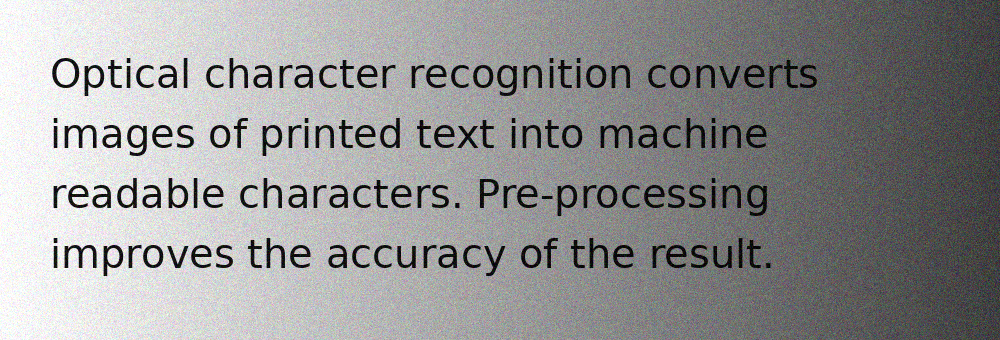
#> input picture AI Vision/assets/samples/document_noisy_shadow.png, 1000 x 340 px; its folder holds only this picture in this run
$ python -i preprocessing.py   (imports and definitions only)
#> lines starting #> are read from the running program, lines starting #| are printed output that depends on the picture; after the words box and inside, x2 and y2 are one past the last pixel; in counts of white or black regions, pixels touching at a corner belong together
"""Image preprocessing for OCR.

Stage order (matches the Project 4 brief):
    size normalisation -> grayscale -> [polarity fix] -> Gaussian blur
    -> deskew -> thresholding

Each stage is a small pure function so it can be tested and reused alone.
"""

from __future__ import annotations

from dataclasses import dataclass

import cv2
import numpy as np

from src import config
from src.exceptions import PreprocessingError


@dataclass(frozen=True)
class PreprocessSettings:
    """User-adjustable preprocessing options."""

    upscale: bool = True
    blur_kernel: int = config.DEFAULT_BLUR_KERNEL
    deskew: bool = True
    threshold_method: str = config.DEFAULT_THRESHOLD_METHOD
    block_size: int | None = config.DEFAULT_ADAPTIVE_BLOCK_SIZE
    c: int = config.DEFAULT_ADAPTIVE_C
    auto_invert: bool = True

    def __post_init__(self) -> None:
        if self.threshold_method not in config.THRESHOLD_METHODS:
            raise PreprocessingError(f"Unknown threshold method: {self.threshold_method}")
        if self.blur_kernel < 0 or (self.blur_kernel > 1 and self.blur_kernel % 2 == 0):
            raise PreprocessingError("The blur kernel size must be 0, 1 or an odd number.")
        if self.block_size is not None and (self.block_size < 3 or self.block_size % 2 == 0):
            raise PreprocessingError("The threshold block size must be an odd number of 3 or more.")


@dataclass
class ThresholdResult:
    binary: np.ndarray
    method: str
    block_size: int | None  # None for Otsu
    c: int | None  # None for Otsu
    otsu_cutoff: float | None  # only set for Otsu


@dataclass
class PreprocessResult:
    """Every intermediate image plus the parameters that produced it."""

    original: np.ndarray  # after size normalisation, still colour
    grayscale: np.ndarray
    blurred: np.ndarray
    binary: np.ndarray  # final image sent to OCR (deskewed if applicable)
    scale_factor: float
    inverted: bool
    blur_kernel: int
    skew_angle: float  # correction applied, degrees (0.0 = none)
    threshold: ThresholdResult


# --------------------------------------------------------------------------
# Individual stages
# --------------------------------------------------------------------------
def normalise_size(image: np.ndarray, upscale: bool = True) -> tuple[np.ndarray, float]:
    """Shrink very large images and enlarge small ones. Returns (image, scale)."""
    height, width = image.shape[:2]
    longest = max(height, width)

    if longest > config.MAX_PROCESS_PX:
        scale, interpolation = config.MAX_PROCESS_PX / longest, cv2.INTER_AREA
    elif upscale and longest < config.UPSCALE_BELOW_PX:
        scale, interpolation = config.UPSCALE_FACTOR, cv2.INTER_CUBIC
    else:
        return image, 1.0

    size = (max(1, round(width * scale)), max(1, round(height * scale)))
    return cv2.resize(image, size, interpolation=interpolation), scale


def to_grayscale(image: np.ndarray) -> np.ndarray:
    """Convert a BGR image to single-channel grayscale (already-gray input is copied)."""
    if image.ndim == 2:
        return image.copy()
    return cv2.cvtColor(image, cv2.COLOR_BGR2GRAY)


def needs_inversion(gray: np.ndarray) -> bool:
    """True when the background is dark (light text on dark), so polarity must flip.

    Adaptive thresholding assumes dark text on a light background; Tesseract
    also performs best that way.
    """
    return bool(np.median(gray) < 127)


def apply_gaussian_blur(gray: np.ndarray, kernel: int = config.DEFAULT_BLUR_KERNEL) -> np.ndarray:
    """Gaussian blur for noise reduction. kernel 0 or 1 disables it."""
    if kernel <= 1:
        return gray.copy()
    return cv2.GaussianBlur(gray, (kernel, kernel), 0)


def _rotate(
    image: np.ndarray, angle: float, expand: bool, border_value: int = 0
) -> np.ndarray:
    """Rotate counter-clockwise by `angle` degrees about the centre.

    With expand=True the canvas grows so no corner is cropped.
    """
    height, width = image.shape[:2]
    centre = (width / 2.0, height / 2.0)
    matrix = cv2.getRotationMatrix2D(centre, angle, 1.0)
    new_w, new_h = width, height
    if expand:
        cos, sin = abs(matrix[0, 0]), abs(matrix[0, 1])
        new_w = int(round(height * sin + width * cos))
        new_h = int(round(height * cos + width * sin))
        matrix[0, 2] += new_w / 2.0 - centre[0]
        matrix[1, 2] += new_h / 2.0 - centre[1]
    return cv2.warpAffine(
        image, matrix, (new_w, new_h),
        flags=cv2.INTER_CUBIC if expand else cv2.INTER_NEAREST,
        borderMode=cv2.BORDER_CONSTANT, borderValue=border_value,
    )


def estimate_skew_angle(gray: np.ndarray) -> float:
    """Estimate the rotation (degrees, counter-clockwise) that straightens the text.

    Projection-profile method: text lines are straight when the row-wise sum of
    text pixels has maximum variance (sharp peaks at lines, valleys between).
    Returns 0.0 when the image is already straight, has no text-like content,
    or no angle clearly improves on the original.
    """
    height, width = gray.shape[:2]
    longest = max(height, width)
    small = gray
    if longest > 600:
        factor = 600 / longest
        small = cv2.resize(gray, (round(width * factor), round(height * factor)),
                           interpolation=cv2.INTER_AREA)

    # A LOCAL threshold isolates text even under uneven lighting. A global
    # (Otsu) mask would treat a shadowed half of the page as "text" and
    # produce a false skew angle.
    text_mask = cv2.adaptiveThreshold(
        small, 255, cv2.ADAPTIVE_THRESH_GAUSSIAN_C, cv2.THRESH_BINARY_INV, 25, 10
    )
    if np.count_nonzero(text_mask) < 50:
        return 0.0

    def score(angle: float) -> float:
        rotated = _rotate(text_mask, angle, expand=False)
        return float(np.var(rotated.sum(axis=1, dtype=np.float64)))

    limit = config.DESKEW_MAX_ANGLE_DEG
    coarse = np.arange(-limit, limit + 0.01, 1.0)
    best = float(max(coarse, key=score))
    fine = np.clip(np.arange(best - 1.0, best + 1.01, 0.1), -limit, limit)
    best = float(max(fine, key=score))

    # Require a clear gain over "no rotation" so straight images stay untouched.
    if abs(best) < config.DESKEW_MIN_ANGLE_DEG or score(best) < score(0.0) * 1.03:
        return 0.0
    return round(best, 1)


def deskew(gray: np.ndarray, angle: float) -> np.ndarray:
    """Rotate by `angle` degrees, padding with the background tone (median)."""
    if angle == 0.0:
        return gray
    return _rotate(gray, angle, expand=True, border_value=int(np.median(gray)))


def auto_block_size(shape: tuple[int, ...]) -> int:
    """Pick an odd neighbourhood size proportional to the image (about 3% of the
    longest side, clamped to 15-101). A block much smaller than the stroke width
    would hollow out thick letters; a huge one would stop adapting to shadows."""
    longest = max(shape[:2])
    block = int(round(longest * 0.03))
    block = max(15, min(101, block))
    return block if block % 2 == 1 else block + 1


def apply_threshold(
    gray: np.ndarray,
    method: str = config.DEFAULT_THRESHOLD_METHOD,
    block_size: int | None = None,
    c: int = config.DEFAULT_ADAPTIVE_C,
) -> ThresholdResult:
    """Convert grayscale to pure black text on white background."""
    if method == "otsu":
        cutoff, binary = cv2.threshold(gray, 0, 255, cv2.THRESH_BINARY + cv2.THRESH_OTSU)
        return ThresholdResult(binary, method, None, None, float(cutoff))

    if method not in ("adaptive_gaussian", "adaptive_mean"):
        raise PreprocessingError(f"Unknown threshold method: {method}")

    block = block_size or auto_block_size(gray.shape)
    adaptive = (cv2.ADAPTIVE_THRESH_GAUSSIAN_C if method == "adaptive_gaussian"
                else cv2.ADAPTIVE_THRESH_MEAN_C)
    binary = cv2.adaptiveThreshold(gray, 255, adaptive, cv2.THRESH_BINARY, block, c)
    return ThresholdResult(binary, method, block, c, None)


# --------------------------------------------------------------------------
# Full preprocessing run
# --------------------------------------------------------------------------
def preprocess(image: np.ndarray, settings: PreprocessSettings | None = None) -> PreprocessResult:
    """Run every preprocessing stage and return all intermediate images."""
    settings = settings or PreprocessSettings()
    try:
        sized, scale = normalise_size(image, settings.upscale)
        gray = to_grayscale(sized)

        inverted = settings.auto_invert and needs_inversion(gray)
        working = cv2.bitwise_not(gray) if inverted else gray

        blurred = apply_gaussian_blur(working, settings.blur_kernel)

        angle = estimate_skew_angle(blurred) if settings.deskew else 0.0
        straightened = deskew(blurred, angle)

        threshold = apply_threshold(
            straightened, settings.threshold_method, settings.block_size, settings.c
        )
    except PreprocessingError:
        raise
    except cv2.error as exc:
        raise PreprocessingError("Image preprocessing failed inside OpenCV.") from exc

    return PreprocessResult(
        original=sized,
        grayscale=working,
        blurred=blurred,
        binary=threshold.binary,
        scale_factor=scale,
        inverted=inverted,
        blur_kernel=settings.blur_kernel,
        skew_angle=angle,
        threshold=threshold,
    )

>>> import cv2
>>> picture = cv2.imread('../assets/samples/document_noisy_shadow.png')
#> picture is the input picture: shape (340, 1000, 3); mean B, G, R 147.4, 147.4, 147.4
>>> result = preprocess(picture)
#> in preprocess, `sized, scale = normalise_size(image, settings.upscale)`: scale = 1
#> in preprocess, `inverted = settings.auto_invert and needs_inversion(gray)`: inverted = False
#> in estimate_skew_angle, `small = cv2.resize(gray, (round(width * factor), round(height * factor..`:
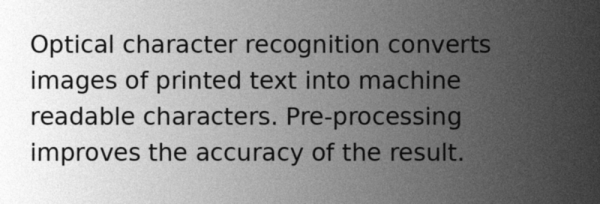
#> small: shape (204, 600); min 9, max 253, mean 147.4
#> in estimate_skew_angle, `text_mask = cv2.adaptiveThreshold( small, 255, cv2.ADAPTIVE_THRESH_GAU..`:
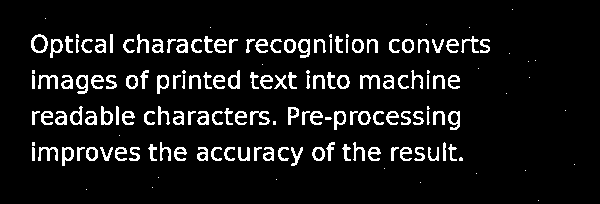
#> text_mask: shape (204, 600); 8.5% white in thin lines or dots, all inside (x1, y1, x2, y2) = (31, 9, 575, 201)
#> in _rotate, `return cv2.warpAffine( image, matrix, (new_w, new_h), flags=cv2.INTER_..`: returned value: shape (204, 600); 8% white in thin lines or dots, all inside (x1, y1, x2, y2) = (26, 0, 555, 201)
#> in _rotate (call 2), `return cv2.warpAffine( image, matrix, (new_w, new_h), flags=cv2.INTER_..`: returned value: shape (204, 600); 8% white in thin lines or dots, all inside (x1, y1, x2, y2) = (26, 0, 556, 198)
#> in _rotate (call 3), `return cv2.warpAffine( image, matrix, (new_w, new_h), flags=cv2.INTER_..`: returned value: shape (204, 600); 8.1% white in thin lines or dots, all inside (x1, y1, x2, y2) = (26, 0, 557, 196)
#> in _rotate (call 4), `return cv2.warpAffine( image, matrix, (new_w, new_h), flags=cv2.INTER_..`: returned value: shape (204, 600); 8.2% white in thin lines or dots, all inside (x1, y1, x2, y2) = (26, 0, 559, 193)
#> in _rotate (call 5), `return cv2.warpAffine( image, matrix, (new_w, new_h), flags=cv2.INTER_..`: returned value: shape (204, 600); 8.3% white in thin lines or dots, all inside (x1, y1, x2, y2) = (26, 0, 560, 191)
#> in _rotate (call 6), `return cv2.warpAffine( image, matrix, (new_w, new_h), flags=cv2.INTER_..`: returned value: shape (204, 600); 8.4% white in thin lines or dots, all inside (x1, y1, x2, y2) = (26, 0, 561, 203)
#> in _rotate (call 7), `return cv2.warpAffine( image, matrix, (new_w, new_h), flags=cv2.INTER_..`: returned value: shape (204, 600); 8.4% white in thin lines or dots, all inside (x1, y1, x2, y2) = (26, 0, 562, 201)
#> in _rotate (call 8), `return cv2.warpAffine( image, matrix, (new_w, new_h), flags=cv2.INTER_..`: returned value: shape (204, 600); 8.5% white in thin lines or dots, all inside (x1, y1, x2, y2) = (27, 0, 564, 203)
#> in _rotate (call 9), `return cv2.warpAffine( image, matrix, (new_w, new_h), flags=cv2.INTER_..`: returned value: shape (204, 600); 8.5% white in thin lines or dots, all inside (x1, y1, x2, y2) = (27, 3, 565, 198)
#> in _rotate (call 10), `return cv2.warpAffine( image, matrix, (new_w, new_h), flags=cv2.INTER_..`: returned value: shape (204, 600); 8.4% white in thin lines or dots, all inside (x1, y1, x2, y2) = (27, 7, 567, 195)
#> in _rotate (call 11), `return cv2.warpAffine( image, matrix, (new_w, new_h), flags=cv2.INTER_..`: returned value: shape (204, 600); 8.5% white in thin lines or dots, all inside (x1, y1, x2, y2) = (28, 11, 569, 193)
#> in _rotate (call 12), `return cv2.warpAffine( image, matrix, (new_w, new_h), flags=cv2.INTER_..`: returned value: shape (204, 600); 8.5% white in thin lines or dots, all inside (x1, y1, x2, y2) = (29, 0, 570, 191)
#> in _rotate (call 13), `return cv2.warpAffine( image, matrix, (new_w, new_h), flags=cv2.INTER_..`: returned value: shape (204, 600); 8.5% white in thin lines or dots, all inside (x1, y1, x2, y2) = (29, 5, 571, 189)
#> in _rotate (call 14), `return cv2.warpAffine( image, matrix, (new_w, new_h), flags=cv2.INTER_..`: returned value: shape (204, 600); 8.5% white in thin lines or dots, all inside (x1, y1, x2, y2) = (30, 9, 573, 187)
#> in _rotate (call 15), `return cv2.warpAffine( image, matrix, (new_w, new_h), flags=cv2.INTER_..`: returned value: shape (204, 600); 8.5% white in thin lines or dots, all inside (x1, y1, x2, y2) = (31, 13, 574, 186)
#> in _rotate (call 17), `return cv2.warpAffine( image, matrix, (new_w, new_h), flags=cv2.INTER_..`: returned value: shape (204, 600); 8.5% white in thin lines or dots, all inside (x1, y1, x2, y2) = (30, 5, 576, 197)
#> in _rotate (call 18), `return cv2.warpAffine( image, matrix, (new_w, new_h), flags=cv2.INTER_..`: returned value: shape (204, 600); 8.5% white in thin lines or dots, all inside (x1, y1, x2, y2) = (29, 2, 577, 197)
#> in _rotate (call 19), `return cv2.warpAffine( image, matrix, (new_w, new_h), flags=cv2.INTER_..`: returned value: shape (204, 600); 8.5% white in thin lines or dots, all inside (x1, y1, x2, y2) = (28, 17, 578, 201)
#> in _rotate (call 20), `return cv2.warpAffine( image, matrix, (new_w, new_h), flags=cv2.INTER_..`: returned value: shape (204, 600); 8.5% white in thin lines or dots, all inside (x1, y1, x2, y2) = (27, 15, 579, 198)
#> in _rotate (call 21), `return cv2.warpAffine( image, matrix, (new_w, new_h), flags=cv2.INTER_..`: returned value: shape (204, 600); 8.4% white in thin lines or dots, all inside (x1, y1, x2, y2) = (27, 13, 579, 201)
#> in _rotate (call 22), `return cv2.warpAffine( image, matrix, (new_w, new_h), flags=cv2.INTER_..`: returned value: shape (204, 600); 8.5% white in thin lines or dots, all inside (x1, y1, x2, y2) = (26, 10, 580, 203)
#> in _rotate (call 23), `return cv2.warpAffine( image, matrix, (new_w, new_h), flags=cv2.INTER_..`: returned value: shape (204, 600); 8.5% white in thin lines or dots, all inside (x1, y1, x2, y2) = (25, 7, 580, 195)
#> in _rotate (call 24), `return cv2.warpAffine( image, matrix, (new_w, new_h), flags=cv2.INTER_..`: returned value: shape (204, 600); 8.5% white in thin lines or dots, all inside (x1, y1, x2, y2) = (25, 4, 581, 199)
#> in _rotate (call 25), `return cv2.warpAffine( image, matrix, (new_w, new_h), flags=cv2.INTER_..`: returned value: shape (204, 600); 8.5% white in thin lines or dots
#> in _rotate (call 26), `return cv2.warpAffine( image, matrix, (new_w, new_h), flags=cv2.INTER_..`: returned value: shape (204, 600); 8.4% white in thin lines or dots
#> in _rotate (call 27), `return cv2.warpAffine( image, matrix, (new_w, new_h), flags=cv2.INTER_..`: returned value: shape (204, 600); 8.4% white in thin lines or dots
#> in _rotate (call 28), `return cv2.warpAffine( image, matrix, (new_w, new_h), flags=cv2.INTER_..`: returned value: shape (204, 600); 8.3% white in thin lines or dots
#> in _rotate (call 29), `return cv2.warpAffine( image, matrix, (new_w, new_h), flags=cv2.INTER_..`: returned value: shape (204, 600); 8.2% white in thin lines or dots
#> in _rotate (call 30), `return cv2.warpAffine( image, matrix, (new_w, new_h), flags=cv2.INTER_..`: returned value: shape (204, 600); 8.1% white in thin lines or dots
#> in _rotate (call 31), `matrix = cv2.getRotationMatrix2D(centre, angle, 1.0)`: matrix = [[0.966, 0.259, -16.18], [-0.259, 0.966, 81.12]]
#> in _rotate (call 31), `return cv2.warpAffine( image, matrix, (new_w, new_h), flags=cv2.INTER_..`:
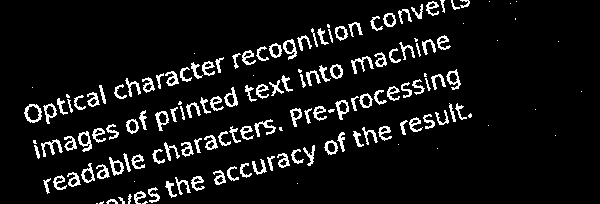
#> returned value: shape (204, 600); 8% white in thin lines or dots
#> in estimate_skew_angle, `best = float(max(coarse, key=score))`: best = 0
#> in _rotate (call 33), `return cv2.warpAffine( image, matrix, (new_w, new_h), flags=cv2.INTER_..`: returned value: shape (204, 600); 8.5% white in thin lines or dots, all inside (x1, y1, x2, y2) = (31, 12, 574, 187)
#> in _rotate (call 34), `return cv2.warpAffine( image, matrix, (new_w, new_h), flags=cv2.INTER_..`: returned value: shape (204, 600); 8.5% white in thin lines or dots, all inside (x1, y1, x2, y2) = (31, 12, 574, 204)
#> in _rotate (call 36), `return cv2.warpAffine( image, matrix, (new_w, new_h), flags=cv2.INTER_..`: returned value: shape (204, 600); 8.5% white in thin lines or dots, all inside (x1, y1, x2, y2) = (31, 11, 574, 203)
#> in _rotate (call 38), `matrix = cv2.getRotationMatrix2D(centre, angle, 1.0)`: matrix = [[1, -0.00698, 0.719], [0.00698, 1, -2.09]]
#> in _rotate (call 38), `return cv2.warpAffine( image, matrix, (new_w, new_h), flags=cv2.INTER_..`:
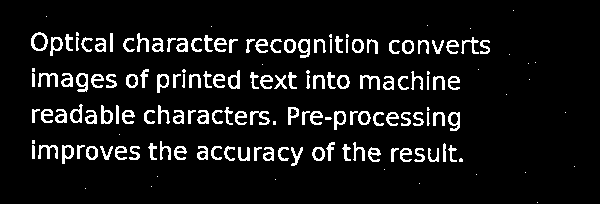
#> returned value: shape (204, 600); 8.5% white in thin lines or dots, all inside (x1, y1, x2, y2) = (31, 10, 575, 203)
#> in _rotate (call 39), `matrix = cv2.getRotationMatrix2D(centre, angle, 1.0)`: matrix = [[1, -0.00524, 0.538], [0.00524, 1, -1.57]]
#> in _rotate (call 39), `return cv2.warpAffine( image, matrix, (new_w, new_h), flags=cv2.INTER_..`:
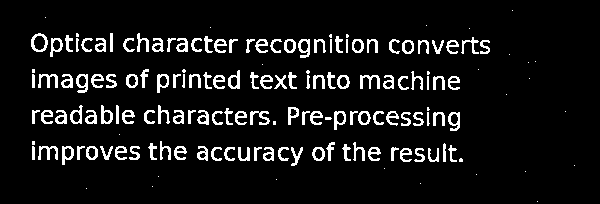
#> returned value: shape (204, 600); 8.5% white in thin lines or dots, all inside (x1, y1, x2, y2) = (31, 10, 575, 202)
#> in _rotate (call 40), `matrix = cv2.getRotationMatrix2D(centre, angle, 1.0)`: matrix = [[1, -0.00349, 0.358], [0.00349, 1, -1.05]]
#> in _rotate (call 40), `return cv2.warpAffine( image, matrix, (new_w, new_h), flags=cv2.INTER_..`:
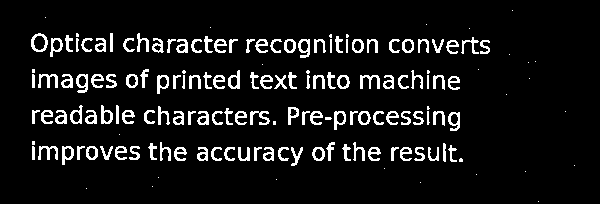
#> returned value: shape (204, 600); 8.5% white in thin lines or dots, all inside (x1, y1, x2, y2) = (31, 10, 575, 202)
#> in estimate_skew_angle, `best = float(max(fine, key=score))`: best = -0.1
#> in preprocess, `angle = estimate_skew_angle(blurred) if settings.deskew else 0.0`: angle = 0
#> in apply_threshold, `binary = cv2.adaptiveThreshold(gray, 255, adaptive, cv2.THRESH_BINARY,..`:
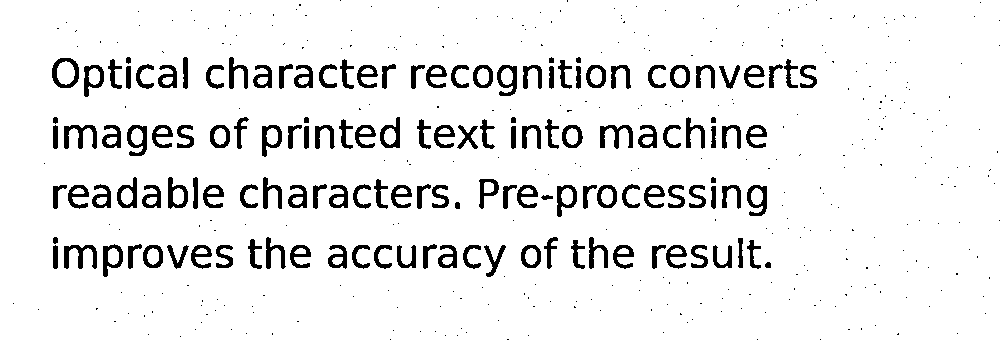
#> binary: shape (340, 1000); 91.9% white; 472 black regions (334 under 20 px), largest, box (x1, y1, x2, y2) and area: (64, 125, 97, 149) 378, (64, 245, 97, 269) 378, (600, 125, 633, 149) 361
